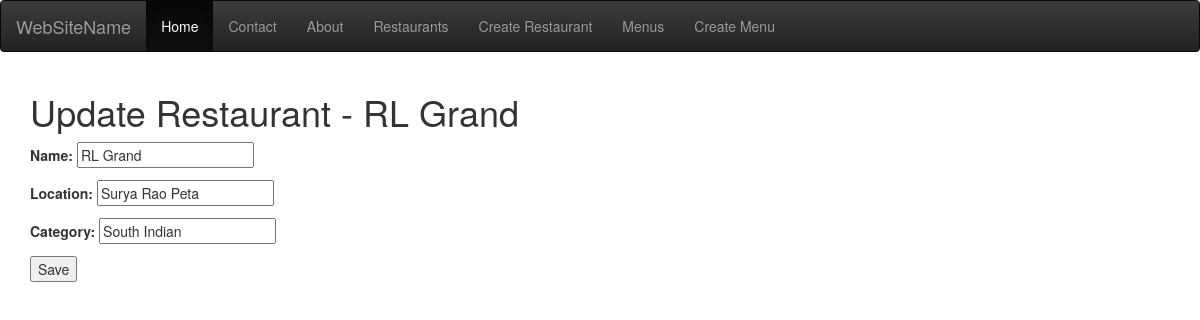
Before: /restaurants/rl-grand/edit/ (signed in) with the older database file.
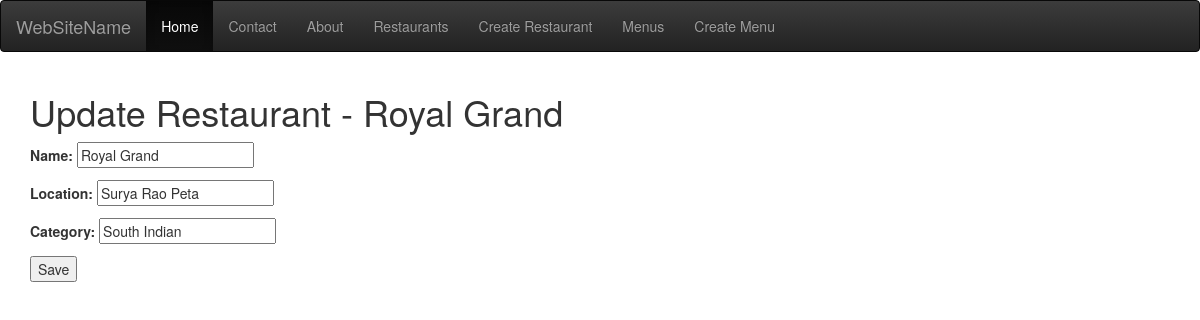
After: the same page with the newer database file.
### restaurants/models.py (models this page shows, shortened)
class RestaurantLocation(models.Model):
    owner = models.ForeignKey(User)
    name = models.CharField(max_length=120)
    location = models.CharField(max_length=120, null=True, blank=True)
    category = models.CharField(max_length=120, null=True, blank=True)
    timestamp = models.DateTimeField(auto_now_add=True)
    updated = models.DateTimeField(auto_now=True)
    slug = models.SlugField(null=True, blank=True)

### restaurants/views.py (the view)
# urls.py: url(r'^(?P<slug>[\w-]+)/edit/$', RestaurantUpdateView.as_view(), name='edit'),
class RestaurantUpdateView(LoginRequiredMixin, UpdateView):
    form_class = RestaurantLocationCreateForm
    template_name = 'form.html'
    def get_queryset(self):
        return RestaurantLocation.objects.filter(owner=self.request.user)
    def get_context_data(self, *args, **kwargs):
        context = super(RestaurantUpdateView, self).get_context_data(*args, **kwargs)
        name = self.get_object().name
        context['title'] = f'Update Restaurant - {name}'
        return context

### restaurants/forms.py
class RestaurantLocationCreateForm(forms.ModelForm):
    category = forms.CharField(validators=[validate_category])
    class Meta:
        model = RestaurantLocation
        fields = [
            'name',
            'location',
            'category',
        ]

### templates/form.html (shortened to what this page needs)
{% extends 'base.html' %}
{% block content %}
    <h1>{{ title }}</h1>
    <form action="" method="post">
        {{ form.as_p }}
        <input type="submit" value="Save">
    </form>
{% endblock content %}

Changed rows visible on the page:
changed RestaurantLocation "Surya Rao Peta": name "RL Grand" → "Royal Grand"
Other visible differences:
{{ title }}: "Update Restaurant - RL Grand" → "Update Restaurant - Royal Grand"
